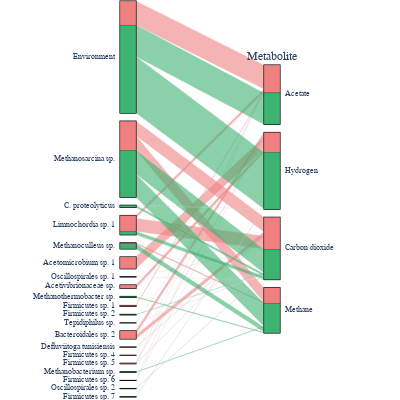

The cell this chart's notebook holds for it:
### Markdown cell above
Sankey-like producer-metabolite diagram

### Code cell
import plotly.graph_objects as go

plot_mets = pd.Series(['ac', 'co2', 'h2', 'ch4'], index=['Acetate', 'Carbon dioxide', 'Hydrogen', 'Methane'])
plot_df = coco_cum_fluxes.loc[np.logical_or(BH_idx, AH_idx), 'EX_'+plot_mets+'_e'].sum(level=1).dropna(axis=1, how='all')
plot_df_BH = coco_cum_fluxes.loc[BH_idx, 'EX_'+plot_mets+'_e'].sum(level=1).dropna(axis=1, how='all')
plot_df_AH = coco_cum_fluxes.loc[AH_idx, 'EX_'+plot_mets+'_e'].sum(level=1).dropna(axis=1, how='all')
plot_df.shape

plot_MAGs = pd.Series(plot_df.index.unique())
plot_abundances = pd.Series(mean_abundance.loc[plot_MAGs])
plot_MAGs = plot_MAGs.iloc[plot_abundances.argsort()[::-1]]

producers = ['Environment']*3
metabolites = ['Acetate', 'Acetate', 'Hydrogen']
counts = [np.abs(plot_df_BH['EX_ac_e'].sum()), np.abs(plot_df_AH['EX_ac_e'].sum()), np.abs(plot_df_AH['EX_h2_e'].sum())]
colors = [0, 1, 1]
for m1 in plot_MAGs:
    for m2 in plot_mets:
        # BH
        if m1 in plot_df_BH.index:
            flux = plot_df_BH.loc[m1, 'EX_'+m2+'_e']
            if flux > 0:
                producers.append(m1)
                metabolites.append(plot_mets.index[plot_mets==m2][0])
                counts.append(flux)
                colors.append(0)
        # AH
        if m1 in plot_df_AH.index:
            flux = plot_df_AH.loc[m1, 'EX_'+m2+'_e']
            if flux > 0:
                producers.append(m1)
                metabolites.append(plot_mets.index[plot_mets==m2][0])
                counts.append(flux)
                colors.append(1)

colorscale = [[0, 'lightcoral'], [1, 'mediumseagreen']]

fig = go.Figure(go.Parcats(
    dimensions=[
        {'label': 'Producer',
         'values': producers},
        {'label': 'Metabolite',
         'values': metabolites}],
    counts=counts,
    line={'color': colors, 'colorscale': colorscale},
    labelfont={'size': 12, 'family': 'Arial'},
    tickfont={'size': 8, 'family': 'Arial'}),
    go.Layout(margin=dict(t=1, b=3)))
left_height = len(np.unique(producers))
print(sum(counts))

fig.update_layout(width=400, height=400)
fig.show()

### Figure 1 — Plotly figure (JSON) as saved in the notebook; plotly's stock layout.template omitted (floating-point values rounded to 4 significant figures)
{"data": [{"counts": [4.343, 5.669, 10.2, 2.638, 4.309, 2.607, 4.172, 0.3969, 3.214e-06, 0.5285, 2.323, 0.6498, 0.1845, 0.9153, 2.142, 0.01245, 0.01235, 0.6186, 0.1861, 0.1668, 0.09934, 2.081e-05, 9.879e-05, 0.6935, 0.761, 0.04572, 1.398e-06, 3.216e-06, 0.03303, 0.0662, 0.1133, 4.807e-05, 0.008821, 0.03543, 0.05995], "dimensions": [{"label": "Producer", "values": ["Environment", "Environment", "Environment", "Methanosarcina sp.", "Methanosarcina sp.", "Methanosarcina sp.", "Methanosarcina sp.", "C. proteolyticus", "C. proteolyticus", "Limnochordia sp. 1", "Limnochordia sp. 1", "Limnochordia sp. 1", "Methanoculleus sp.", "Methanoculleus sp.", "Acetomicrobium sp. 1", "Oscillospirales sp. 1", "Oscillospirales sp. 1", "Acetivibrionaceae sp.", "Methanothermobacter sp.", "Firmicutes sp. 1", "Firmicutes sp. 2", "Tepidiphilus sp.", "Tepidiphilus sp.", "Bacteroidales sp. 2", "Bacteroidales sp. 2", "Defluviitoga tunisiensis", "Firmicutes sp. 4", "Firmicutes sp. 5", "Firmicutes sp. 5", "Firmicutes sp. 5", "Methanobacterium sp.", "Firmicutes sp. 6", "Firmicutes sp. 6", "Oscillospirales sp. 2", "Firmicutes sp. 7"]}, {"label": "Metabolite", "values": ["Acetate", "Acetate", "Hydrogen", "Carbon dioxide", "Carbon dioxide", "Methane", "Methane", "Carbon dioxide", "Hydrogen", "Acetate", "Carbon dioxide", "Carbon dioxide", "Methane", "Methane", "Hydrogen", "Carbon dioxide", "Carbon dioxide", "Hydrogen", "Methane", "Acetate", "Carbon dioxide", "Carbon dioxide", "Hydrogen", "Carbon dioxide", "Hydrogen", "Carbon dioxide", "Acetate", "Acetate", "Carbon dioxide", "Hydrogen", "Methane", "Acetate", "Hydrogen", "Carbon dioxide", "Hydrogen"]}], "labelfont": {"family": "Arial", "size": 12}, "line": {"color": [0, 1, 1, 0, 1, 0, 1, 1, 1, 0, 0, 1, 0, 1, 0, 0, 1, 0, 1, 0, 1, 1, 0, 0, 0, 0, 0, 0, 0, 0, 1, 0, 0, 1, 1], "colorscale": [[0, "lightcoral"], [1, "mediumseagreen"]]}, "tickfont": {"family": "Arial", "size": 8}, "type": "parcats"}], "layout": {"height": 400, "margin": {"b": 3, "t": 1}, "width": 400}}
